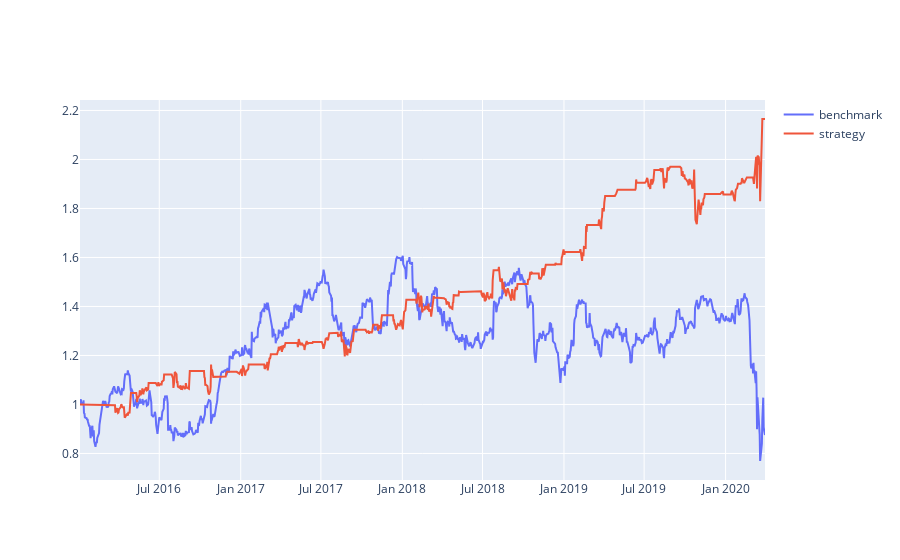

The code cell stored with this chart in its notebook:
### Code cell
normalized_S1 = S1.apply(lambda x: x / S1[0])
normalized_S2 = S2.apply(lambda x: x / S2[0])
normalized_nav = pd.DataFrame(portfolio['nav'])
normalized_nav = normalized_nav.reset_index()
normalized_nav['nav'] = normalized_nav['nav'] / normalized_nav['nav'].iloc[0]
normalized_nav = normalized_nav.set_index('date')


fig = go.Figure()
fig.add_trace(go.Scatter(x=normalized_S1.index, y=normalized_S1,
                    mode='lines',
                    name='benchmark'))
fig.add_trace(go.Scatter(x=normalized_nav.index, y=normalized_nav['nav'],
                    mode='lines',
                    name='strategy'))

fig.show()

### Figure 1 — Plotly figure (JSON) as saved in the notebook; plotly's stock layout.template omitted (floating-point values rounded to 4 significant figures; data arrays with more than 128 entries replaced by an {"elided": "..."} marker saying what was removed)
{"data": [{"mode": "lines", "name": "benchmark", "type": "scatter", "x": {"elided": "1067 str values"}, "y": {"elided": "1067 float values"}}, {"mode": "lines", "name": "strategy", "type": "scatter", "x": {"elided": "1103 str values"}, "y": {"elided": "1103 float values"}}], "layout": {}}
